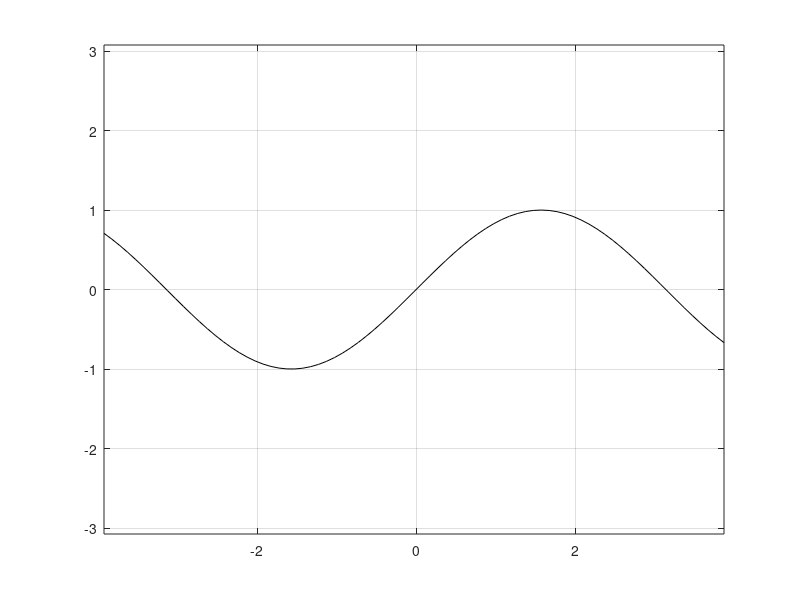

Reproduce this figure in MATLAB. (Note: this script raises an error after producing the figure.)
clear all; close all;

p_start = -pi ; p_end = pi ;
p_sample = p_start : pi/16 : p_end ;

figure; 
% Sin terrain.
p_plot = p_start - pi/4 : 0.1 : p_end + pi/4 ;
plot_terr = plot(p_plot, sin(p_plot), 'k-') ;

hold on; grid on; axis equal;

for iter = 1:numel(p_sample)
    alpha_ts(:,iter) = alpha_terr_func(p_sample(iter)) ; % alpha_terr at the sample point.

%     Unit tangent vector points towards the concave region, and is not
%     defined at zero curvature.
    N_ut(:,iter) = N_unit_terr_func(p_sample(iter)) ; 
    N_ut_end(:,iter) = alpha_ts(:,iter) + N_ut(:,iter) ; % End point of the vector sum.
    plot([alpha_ts(1,iter), N_ut_end(1,iter)], [alpha_ts(2,iter), N_ut_end(2,iter)], 'b-' ) ;

%     Rotating the unit tangent vector pi/2 rad CCW gives us the desired
%     result.
    T_t(:,iter) = T_terr_func(p_sample(iter)) ;
    T_t_CCW(:,iter) = RM_CCW(pi/2) * T_t(:,iter) ;
    T_t_CCW_end(:,iter) = alpha_ts(:,iter) + T_t_CCW(:,iter) ; % End point of the vector sum.
    plot([alpha_ts(1,iter), T_t_CCW_end(1,iter)], [alpha_ts(2,iter), T_t_CCW_end(2,iter)], 'r--' ) ;
end